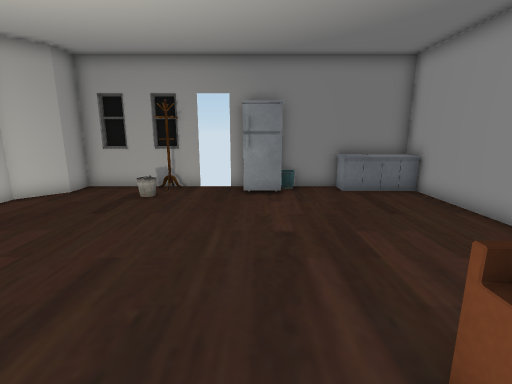
[1] (above)

14 first-person views from a walk through a scene from a Unity 3-D project. The camera is 1.2 m above the floor, tilts 12° down and sees 85° across. The floor is counted in squares, 0.5 m on a side. Each view is taken from the middle of a square. On the plan, view 1 faces up. The plan holds only what a view shows up to about 18 squares ahead; the rest is blank. The place goes on beyond the plan. Some surface patterns are stand-ins.

[2]
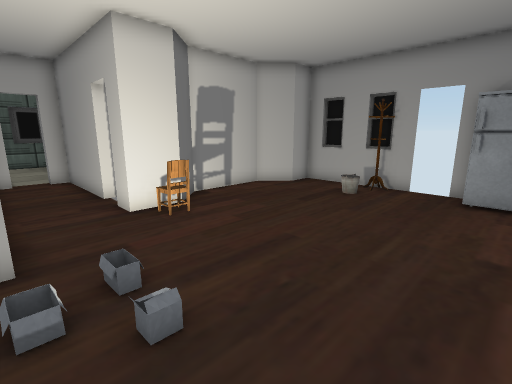

[3]
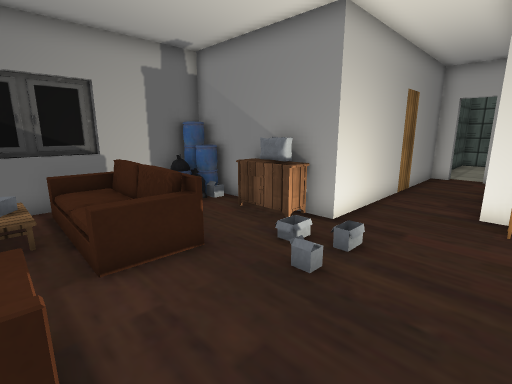

[4]
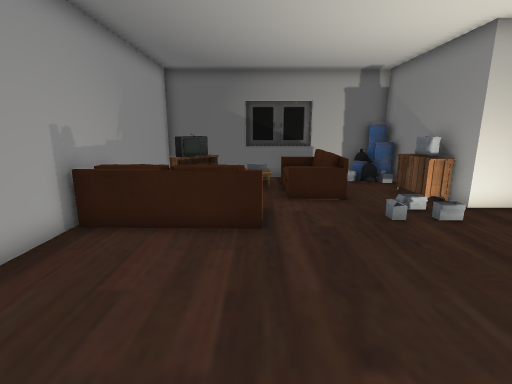

[5]
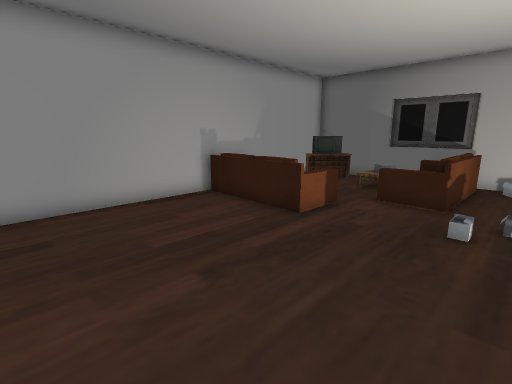

[6]
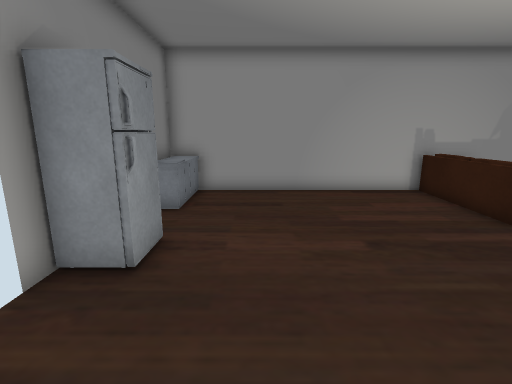

[7]
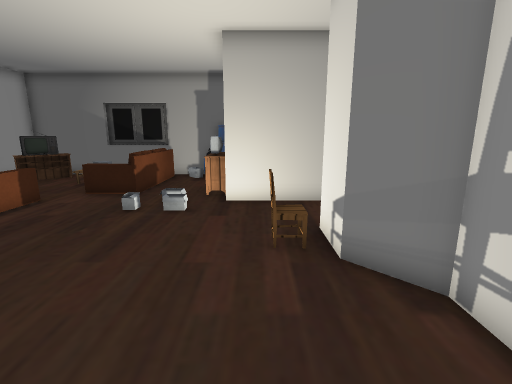

[8]
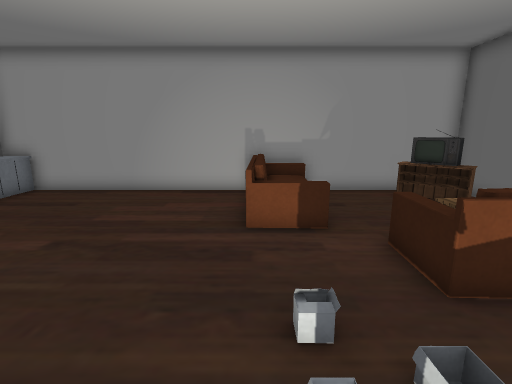

[9]
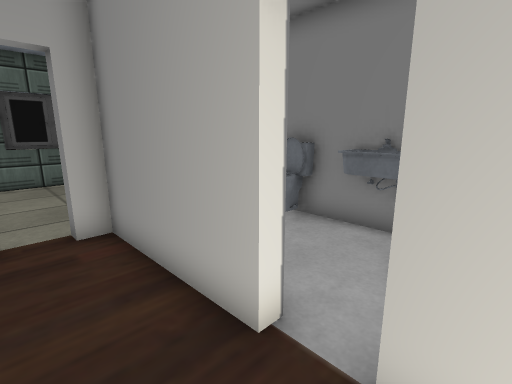

[10]
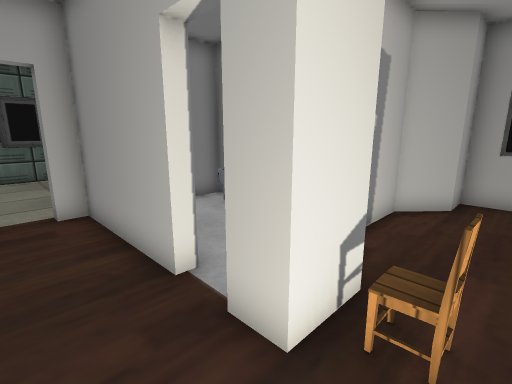

[11]
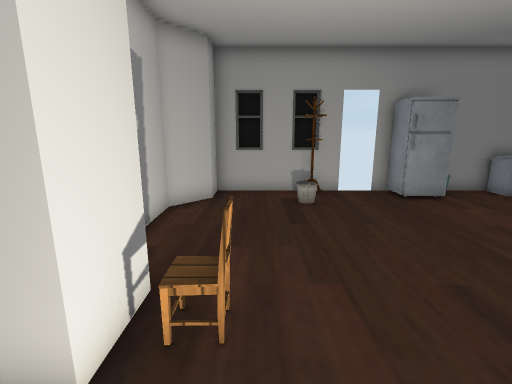

[12]
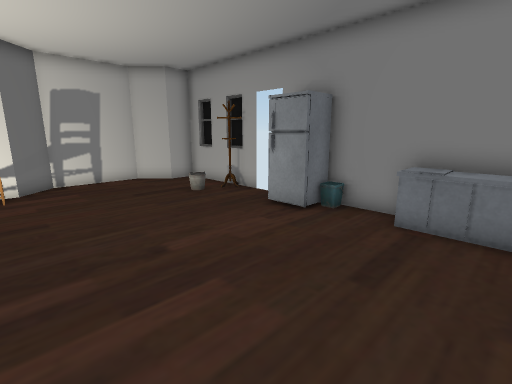

[13]
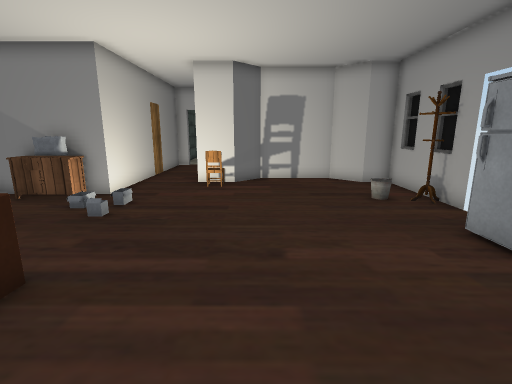

[14]
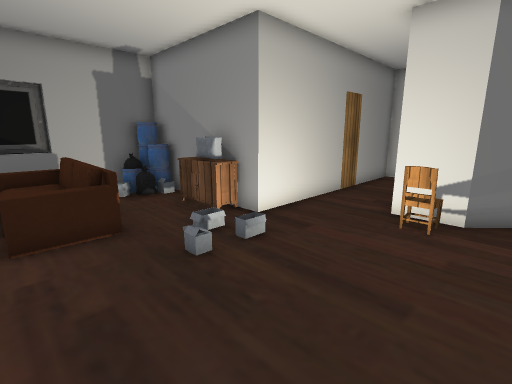

### Floor plan
Key: @ floor where view 1 was taken; # wall or solid block; x gap in a wall; . main floor; : floor 0.25 m higher than the main floor; / step, stairs or slope; = window, fence, low wall or low ledge; ^ raised ledge; v drop or lower ground; F fridge; C chair; A cabinet; T TV; I toilet; S sink; O other object.
Columns run from 16 left of view 1 to 7 right of it. Each row starts with its distance up from view 1.
 13             ## #########
 12         ######.FFF  ^^^#
 11        ##.......FF....=#
 10        #...............#
  9        #...............#
  8  #######...............#
  7  #.I.SS#...............#
  6   .I...##..............#
  5    .....#..............#
  4       . #xC............#
  3 ######x##..............#
  2 ..................OOOOO#
  1 ##..........///...O    #
  0  ###########.:..@.O.. O#
 -1            ##..OOO.... #
 -2            ##..O ..... #
 -3            #A..O ....A=#
 -4            #...O .O.ATT#
 -5            #O=.O .O.TT.#
 -6            #O###v#=#####
 -7                #####

Where each view was taken, in squares from view 1:
view 1: 0 up, 0 right, facing up
view 2: 0 up, 1 right, facing up-left
view 3: 4 up, 2 right, facing down-left
view 4: 9 up, 2 right, facing down
view 5: 9 up, 3 left, facing down-right
view 6: 9 up, 5 left, facing right
view 7: 10 up, 6 left, facing down
view 8: 2 up, 5 left, facing right
view 9: 1 up, 8 left, facing up-left
view 10: 1 up, 6 left, facing up-left
view 11: 1 up, 6 left, facing up
view 12: 4 up, 6 right, facing up-left
view 13: 6 up, 6 right, facing left
view 14: 6 up, 1 right, facing down-left
